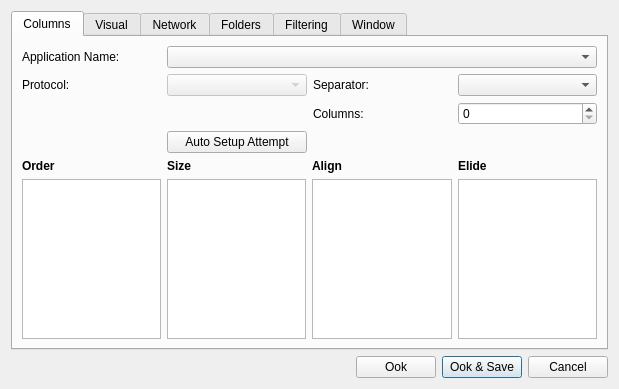
<?xml version="1.0" encoding="UTF-8"?>
<ui version="4.0">
 <class>SettingsDialog</class>
 <widget class="QDialog" name="SettingsDialog">
  <property name="geometry">
   <rect>
    <x>0</x>
    <y>0</y>
    <width>619</width>
    <height>389</height>
   </rect>
  </property>
  <property name="windowTitle">
   <string>Dialog</string>
  </property>
  <layout class="QVBoxLayout" name="verticalLayout">
   <item>
    <widget class="QTabWidget" name="tabWidget">
     <property name="currentIndex">
      <number>0</number>
     </property>
     <widget class="QWidget" name="tabColumns">
      <attribute name="title">
       <string>Columns</string>
      </attribute>
      <layout class="QGridLayout" name="gridLayout_3">
       <item row="5" column="0">
        <layout class="QGridLayout" name="gridColumns">
         <item row="1" column="3">
          <widget class="QListView" name="listViewColumnSetup">
           <property name="frameShape">
            <enum>QFrame::StyledPanel</enum>
           </property>
           <property name="frameShadow">
            <enum>QFrame::Sunken</enum>
           </property>
           <property name="editTriggers">
            <set>QAbstractItemView::NoEditTriggers</set>
           </property>
           <property name="showDropIndicator" stdset="0">
            <bool>false</bool>
           </property>
           <property name="dragEnabled">
            <bool>true</bool>
           </property>
           <property name="dragDropOverwriteMode">
            <bool>false</bool>
           </property>
           <property name="dragDropMode">
            <enum>QAbstractItemView::InternalMove</enum>
           </property>
           <property name="defaultDropAction">
            <enum>Qt::MoveAction</enum>
           </property>
           <property name="alternatingRowColors">
            <bool>true</bool>
           </property>
           <property name="movement">
            <enum>QListView::Snap</enum>
           </property>
           <property name="modelColumn">
            <number>0</number>
           </property>
           <property name="uniformItemSizes">
            <bool>true</bool>
           </property>
          </widget>
         </item>
         <item row="1" column="4">
          <widget class="QListView" name="listViewColumnSizes"/>
         </item>
         <item row="1" column="5">
          <widget class="QListView" name="listViewColumnAlign"/>
         </item>
         <item row="1" column="6">
          <widget class="QListView" name="listViewColumnElide"/>
         </item>
         <item row="0" column="3">
          <widget class="QLabel" name="label_7">
           <property name="font">
            <font>
             <weight>75</weight>
             <bold>true</bold>
            </font>
           </property>
           <property name="text">
            <string>Order</string>
           </property>
          </widget>
         </item>
         <item row="0" column="4">
          <widget class="QLabel" name="label_8">
           <property name="font">
            <font>
             <weight>75</weight>
             <bold>true</bold>
            </font>
           </property>
           <property name="text">
            <string>Size</string>
           </property>
          </widget>
         </item>
         <item row="0" column="5">
          <widget class="QLabel" name="label_9">
           <property name="font">
            <font>
             <weight>75</weight>
             <bold>true</bold>
            </font>
           </property>
           <property name="text">
            <string>Align</string>
           </property>
          </widget>
         </item>
         <item row="0" column="6">
          <widget class="QLabel" name="label_10">
           <property name="font">
            <font>
             <weight>75</weight>
             <bold>true</bold>
            </font>
           </property>
           <property name="text">
            <string>Elide</string>
           </property>
          </widget>
         </item>
        </layout>
       </item>
       <item row="0" column="0">
        <layout class="QGridLayout" name="gridLayout_8">
         <item row="4" column="2">
          <widget class="QPushButton" name="macUserButton">
           <property name="toolTip">
            <string>...!</string>
           </property>
           <property name="text">
            <string>Auto Setup Attempt</string>
           </property>
          </widget>
         </item>
         <item row="4" column="0">
          <widget class="QLabel" name="label_19">
           <property name="text">
            <string/>
           </property>
          </widget>
         </item>
         <item row="1" column="0">
          <widget class="QLabel" name="label_20">
           <property name="text">
            <string>Protocol:</string>
           </property>
          </widget>
         </item>
         <item row="1" column="2">
          <widget class="QComboBox" name="protocolComboBox">
           <property name="enabled">
            <bool>false</bool>
           </property>
          </widget>
         </item>
         <item row="1" column="3">
          <widget class="QLabel" name="label_22">
           <property name="text">
            <string>Separator:</string>
           </property>
          </widget>
         </item>
         <item row="1" column="4">
          <widget class="QComboBox" name="separatorComboBox"/>
         </item>
         <item row="0" column="0">
          <widget class="QLabel" name="label_15">
           <property name="text">
            <string>Application Name:</string>
           </property>
          </widget>
         </item>
         <item row="0" column="2" colspan="3">
          <widget class="QComboBox" name="appNameComboBox"/>
         </item>
         <item row="2" column="4">
          <widget class="QSpinBox" name="columnCountSpinBox"/>
         </item>
         <item row="2" column="3">
          <widget class="QLabel" name="label_21">
           <property name="text">
            <string>Columns:</string>
           </property>
          </widget>
         </item>
        </layout>
       </item>
      </layout>
     </widget>
     <widget class="QWidget" name="tab_4">
      <attribute name="title">
       <string>Visual</string>
      </attribute>
      <layout class="QGridLayout" name="gridLayout_10">
       <item row="0" column="0">
        <layout class="QGridLayout" name="gridLayout_9">
         <item row="0" column="1">
          <widget class="QSpinBox" name="tableRowSizeSpinBox">
           <property name="value">
            <number>18</number>
           </property>
          </widget>
         </item>
         <item row="0" column="0">
          <widget class="QLabel" name="label_17">
           <property name="text">
            <string>Table row size:</string>
           </property>
          </widget>
         </item>
         <item row="3" column="0">
          <widget class="QLabel" name="label_18">
           <property name="text">
            <string>Table font</string>
           </property>
          </widget>
         </item>
         <item row="3" column="1">
          <widget class="QComboBox" name="tableFontComboBox"/>
         </item>
         <item row="3" column="2">
          <widget class="QToolButton" name="tableFontToolButton">
           <property name="text">
            <string>...</string>
           </property>
          </widget>
         </item>
        </layout>
       </item>
      </layout>
     </widget>
     <widget class="QWidget" name="tabNetwork">
      <attribute name="title">
       <string>Network</string>
      </attribute>
      <layout class="QVBoxLayout" name="verticalLayout_2">
       <item>
        <layout class="QGridLayout" name="gridLayout">
         <item row="3" column="1">
          <widget class="QLabel" name="label_4">
           <property name="font">
            <font>
             <pointsize>8</pointsize>
             <weight>75</weight>
             <bold>true</bold>
            </font>
           </property>
           <property name="text">
            <string>Profiler:</string>
           </property>
          </widget>
         </item>
         <item row="0" column="1">
          <widget class="QLabel" name="label_3">
           <property name="font">
            <font>
             <pointsize>8</pointsize>
             <weight>75</weight>
             <bold>true</bold>
            </font>
           </property>
           <property name="text">
            <string>Trace:</string>
           </property>
          </widget>
         </item>
         <item row="1" column="2">
          <widget class="QLabel" name="label">
           <property name="text">
            <string>Bind Address:</string>
           </property>
          </widget>
         </item>
         <item row="2" column="2">
          <widget class="QLabel" name="label_2">
           <property name="text">
            <string>Port:</string>
           </property>
          </widget>
         </item>
         <item row="4" column="2">
          <widget class="QLabel" name="label_5">
           <property name="text">
            <string>Bind Address:</string>
           </property>
          </widget>
         </item>
         <item row="5" column="2">
          <widget class="QLabel" name="label_6">
           <property name="text">
            <string>Port:</string>
           </property>
          </widget>
         </item>
         <item row="2" column="3">
          <widget class="QLineEdit" name="lineEditLogPort">
           <property name="text">
            <string>13127</string>
           </property>
          </widget>
         </item>
         <item row="1" column="3">
          <widget class="QLineEdit" name="lineEditLogAddr">
           <property name="text">
            <string>127.0.0.1</string>
           </property>
          </widget>
         </item>
         <item row="4" column="3">
          <widget class="QLineEdit" name="lineEditProtilerAddr">
           <property name="text">
            <string>127.0.0.1</string>
           </property>
          </widget>
         </item>
         <item row="5" column="3">
          <widget class="QLineEdit" name="lineEditProfilerPort">
           <property name="text">
            <string>13147</string>
           </property>
          </widget>
         </item>
         <item row="3" column="2">
          <widget class="QLabel" name="label_12">
           <property name="enabled">
            <bool>false</bool>
           </property>
           <property name="text">
            <string>Stats Graph:</string>
           </property>
          </widget>
         </item>
         <item row="3" column="3">
          <widget class="QCheckBox" name="checkBox">
           <property name="enabled">
            <bool>false</bool>
           </property>
           <property name="text">
            <string>show</string>
           </property>
          </widget>
         </item>
         <item row="0" column="2">
          <widget class="QLabel" name="label_11">
           <property name="enabled">
            <bool>false</bool>
           </property>
           <property name="text">
            <string>Stats Graph:</string>
           </property>
          </widget>
         </item>
         <item row="0" column="3">
          <widget class="QCheckBox" name="traceStatsCheckBox">
           <property name="enabled">
            <bool>false</bool>
           </property>
           <property name="text">
            <string>show</string>
           </property>
           <property name="checked">
            <bool>false</bool>
           </property>
          </widget>
         </item>
        </layout>
       </item>
      </layout>
     </widget>
     <widget class="QWidget" name="tab_3">
      <attribute name="title">
       <string>Folders</string>
      </attribute>
      <layout class="QHBoxLayout" name="horizontalLayout">
       <item>
        <layout class="QGridLayout" name="gridLayout_7">
         <item row="1" column="2">
          <widget class="QLineEdit" name="presetFolderLineEdit">
           <property name="enabled">
            <bool>false</bool>
           </property>
          </widget>
         </item>
         <item row="2" column="2">
          <widget class="QLineEdit" name="exportFolderLineEdit"/>
         </item>
         <item row="1" column="0">
          <widget class="QLabel" name="label_13">
           <property name="text">
            <string>Preset folder</string>
           </property>
          </widget>
         </item>
         <item row="1" column="1">
          <widget class="QCheckBox" name="autoPresetFolderLineEdit">
           <property name="enabled">
            <bool>false</bool>
           </property>
           <property name="text">
            <string>auto</string>
           </property>
           <property name="checked">
            <bool>true</bool>
           </property>
          </widget>
         </item>
         <item row="2" column="0">
          <widget class="QLabel" name="label_14">
           <property name="text">
            <string>Export folder</string>
           </property>
          </widget>
         </item>
        </layout>
       </item>
      </layout>
     </widget>
     <widget class="QWidget" name="tab">
      <attribute name="title">
       <string>Filtering</string>
      </attribute>
      <layout class="QGridLayout" name="gridLayout_4">
       <item row="0" column="0">
        <layout class="QGridLayout" name="gridLayout_2">
         <item row="4" column="0">
          <widget class="QCheckBox" name="clrFiltersCheckBox">
           <property name="font">
            <font>
             <family>Verdana</family>
             <pointsize>8</pointsize>
            </font>
           </property>
           <property name="text">
            <string>Clear filters on new connection (ony if reuseTab checked)</string>
           </property>
          </widget>
         </item>
         <item row="5" column="0">
          <widget class="QCheckBox" name="scopesCheckBox">
           <property name="font">
            <font>
             <family>Verdana</family>
             <pointsize>8</pointsize>
            </font>
           </property>
           <property name="text">
            <string>Show lines with scope characters { } that delimitis function entry and exit</string>
           </property>
           <property name="checked">
            <bool>true</bool>
           </property>
          </widget>
         </item>
         <item row="6" column="0">
          <widget class="QCheckBox" name="indentCheckBox">
           <property name="font">
            <font>
             <family>Verdana</family>
             <pointsize>8</pointsize>
            </font>
           </property>
           <property name="text">
            <string>Indent scopes delimited by the { } blocks</string>
           </property>
           <property name="checked">
            <bool>true</bool>
           </property>
          </widget>
         </item>
         <item row="7" column="0">
          <widget class="QCheckBox" name="cutPathCheckBox">
           <property name="font">
            <font>
             <family>Verdana</family>
             <pointsize>8</pointsize>
            </font>
           </property>
           <property name="text">
            <string>Abbreviate paths (cut leading dirs)</string>
           </property>
           <property name="checked">
            <bool>true</bool>
           </property>
          </widget>
         </item>
         <item row="8" column="0">
          <widget class="QCheckBox" name="cutNamespaceCheckBox">
           <property name="font">
            <font>
             <family>Verdana</family>
             <pointsize>8</pointsize>
            </font>
           </property>
           <property name="text">
            <string>Abbreviate functions (cut leading namespaces)</string>
           </property>
           <property name="checked">
            <bool>true</bool>
           </property>
          </widget>
         </item>
         <item row="7" column="1">
          <widget class="QSpinBox" name="cutPathSpinBox">
           <property name="minimum">
            <number>1</number>
           </property>
           <property name="maximum">
            <number>16</number>
           </property>
           <property name="value">
            <number>1</number>
           </property>
          </widget>
         </item>
         <item row="8" column="1">
          <widget class="QSpinBox" name="cutNamespaceSpinBox">
           <property name="minimum">
            <number>1</number>
           </property>
           <property name="maximum">
            <number>16</number>
           </property>
           <property name="value">
            <number>1</number>
           </property>
          </widget>
         </item>
         <item row="6" column="1">
          <widget class="QSpinBox" name="indentSpinBox">
           <property name="minimum">
            <number>0</number>
           </property>
           <property name="maximum">
            <number>8</number>
           </property>
           <property name="value">
            <number>4</number>
           </property>
          </widget>
         </item>
        </layout>
       </item>
      </layout>
     </widget>
     <widget class="QWidget" name="tab_2">
      <attribute name="title">
       <string>Window</string>
      </attribute>
      <layout class="QGridLayout" name="gridLayout_6">
       <item row="0" column="0">
        <layout class="QGridLayout" name="gridLayout_5">
         <item row="2" column="0">
          <widget class="QCheckBox" name="reuseTabCheckBox">
           <property name="font">
            <font>
             <family>Verdana</family>
             <pointsize>8</pointsize>
            </font>
           </property>
           <property name="text">
            <string>Reuse current tab for connections/files from the same application</string>
           </property>
           <property name="checked">
            <bool>true</bool>
           </property>
          </widget>
         </item>
         <item row="1" column="0">
          <widget class="QCheckBox" name="onTopCheckBox">
           <property name="font">
            <font>
             <family>Verdana</family>
            </font>
           </property>
           <property name="text">
            <string>Keep window on top</string>
           </property>
          </widget>
         </item>
         <item row="0" column="0">
          <widget class="QLabel" name="label_16">
           <property name="text">
            <string>Filtering pane position</string>
           </property>
          </widget>
         </item>
         <item row="0" column="1">
          <widget class="QComboBox" name="filterPaneComboBox">
           <item>
            <property name="text">
             <string>Horizontal</string>
            </property>
           </item>
           <item>
            <property name="text">
             <string>Vertical</string>
            </property>
           </item>
          </widget>
         </item>
        </layout>
       </item>
      </layout>
     </widget>
    </widget>
   </item>
   <item>
    <layout class="QHBoxLayout" name="horizontalLayout_2">
     <item>
      <spacer name="horizontalSpacer">
       <property name="orientation">
        <enum>Qt::Horizontal</enum>
       </property>
       <property name="sizeHint" stdset="0">
        <size>
         <width>40</width>
         <height>20</height>
        </size>
       </property>
      </spacer>
     </item>
     <item>
      <widget class="QPushButton" name="okButton">
       <property name="text">
        <string>Ook</string>
       </property>
      </widget>
     </item>
     <item>
      <widget class="QPushButton" name="okSaveButton">
       <property name="text">
        <string>Ook &amp;&amp; Save</string>
       </property>
       <property name="default">
        <bool>true</bool>
       </property>
      </widget>
     </item>
     <item>
      <widget class="QPushButton" name="cancelButton">
       <property name="text">
        <string>Cancel</string>
       </property>
      </widget>
     </item>
    </layout>
   </item>
  </layout>
 </widget>
 <resources/>
 <connections/>
</ui>
